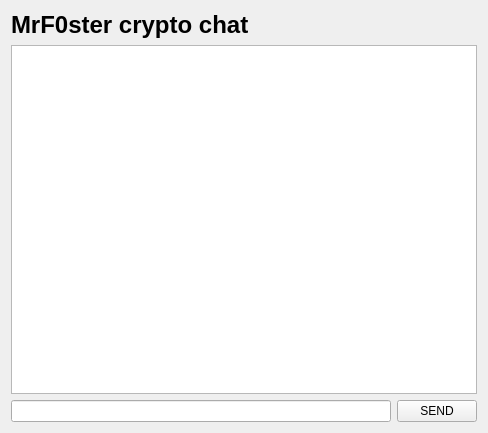
<?xml version="1.0" encoding="UTF-8"?>
<ui version="4.0">
 <class>Form</class>
 <widget class="QWidget" name="Form">
  <property name="geometry">
   <rect>
    <x>0</x>
    <y>0</y>
    <width>488</width>
    <height>433</height>
   </rect>
  </property>
  <property name="windowTitle">
   <string>Form</string>
  </property>
  <layout class="QGridLayout" name="gridLayout">
   <item row="1" column="0" colspan="2">
    <widget class="QTextEdit" name="textEdit"/>
   </item>
   <item row="2" column="0">
    <widget class="QLineEdit" name="lineEdit"/>
   </item>
   <item row="2" column="1">
    <widget class="QPushButton" name="pushButton">
     <property name="text">
      <string>SEND</string>
     </property>
    </widget>
   </item>
   <item row="0" column="0">
    <widget class="QLabel" name="label">
     <property name="font">
      <font>
       <pointsize>18</pointsize>
       <weight>75</weight>
       <bold>true</bold>
      </font>
     </property>
     <property name="text">
      <string>MrF0ster crypto chat</string>
     </property>
    </widget>
   </item>
  </layout>
 </widget>
 <resources/>
 <connections/>
</ui>
